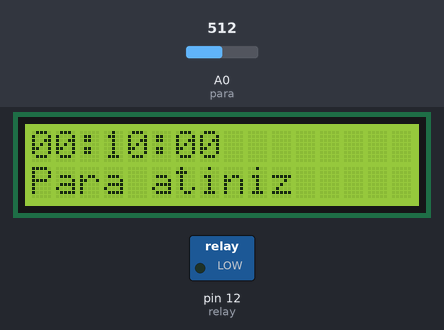
The sketch below on a simulated Arduino Uno, built with avr-gcc and run on an emulated ATmega328P. Parts: 16×2 character LCD, switched loads named in the sketch (green lamp = pin HIGH). The test bench sets the inputs (shaded band); at power-on: A0 (para) = 512.

Above: at 1.2 s.
1.3 s: A0 (para) set to 309
2.8 s: A0 (para) set to 284
At 3.5 s:
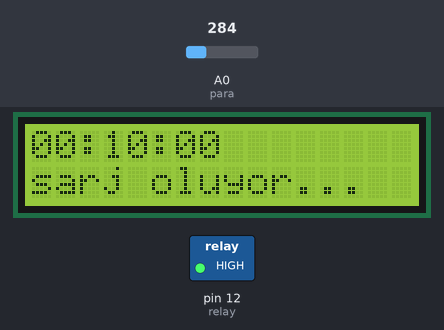
At 4.7 s:
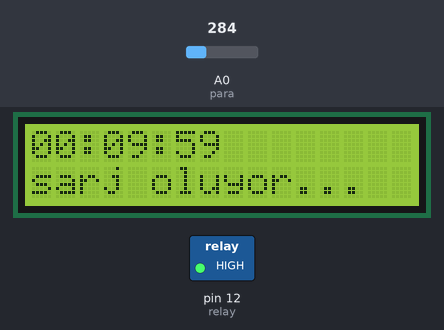
Timing chart, 0 to 6.2 s (numbered marks = the images above; inputs shaded):
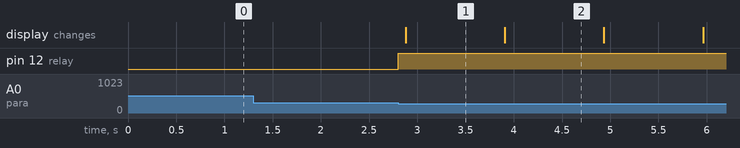

Measured:
- the behaviour switches between 300 and 299 on A0 (para) (found by bisection; images 0 and 1)
- after the input at 1.3 s, every drawn part: stays the same
- after the input at 2.8 s, pin 12 (relay): LOW → HIGH at once; the display: changes after 0.08 s (image 1)
- what the display in image 1 shows lasts 1.0 s, from 2.9 s to 3.9 s

The sketch:

Kablosuz.ino
```cpp
#include <LiquidCrystal_PCF8574.h>  // kütüphane Tamamalandı
LiquidCrystal_PCF8574 lcd(0x27);

#define para A0
#define relay 12


int saniye = 0;          // Lcd ekranda süremizi belirtme komutu
int dakika = 10;
int saat = 0;
int basla = 0;
String displayText = "Para atiniz";

void setup()
{
  lcd.begin(16, 2);
  lcd.setBacklight(HIGH);
  fnkFormat();
  pinMode(para,INPUT);
  pinMode(relay,OUTPUT);
}
void fnkFormat()
{
    char timeString[80];
    sprintf(timeString, "%02d:%02d:%02d", saat, dakika, saniye);
    lcd.clear();
    lcd.setCursor(0, 0);
    lcd.print(timeString);
    lcd.setCursor(0, 1);
    lcd.print(displayText);


}
void loop(){
  if(saniye == 0 && dakika == 0 && saat == 0)
  {
    displayText = "süre bitti";
  }
  if(basla==0)
  {
    if(analogRead(para) < 300)
    {
      digitalWrite(relay,HIGH);
      displayText = "sarj oluyor...";
      basla = 1;
      delay(50);
    }

  }
  if(basla==1)
  {
      lcd.clear();
      fnkFormat();
        if(saniye == 0)
        {
          if(dakika == 0)
          {
            if(saat == 0)
            {
              digitalWrite(relay,LOW);
            }
            else
            {
              saat = saat - 1;
              dakika=59;         // Dakika ve saniye kodları
              saniye=59;
            }
          }
          else
          {
            dakika = dakika - 1;
            saniye=59;
          }
        }
      else
      {
        saniye = saniye - 1;
      }
       delay(1000);
  }
}
```
